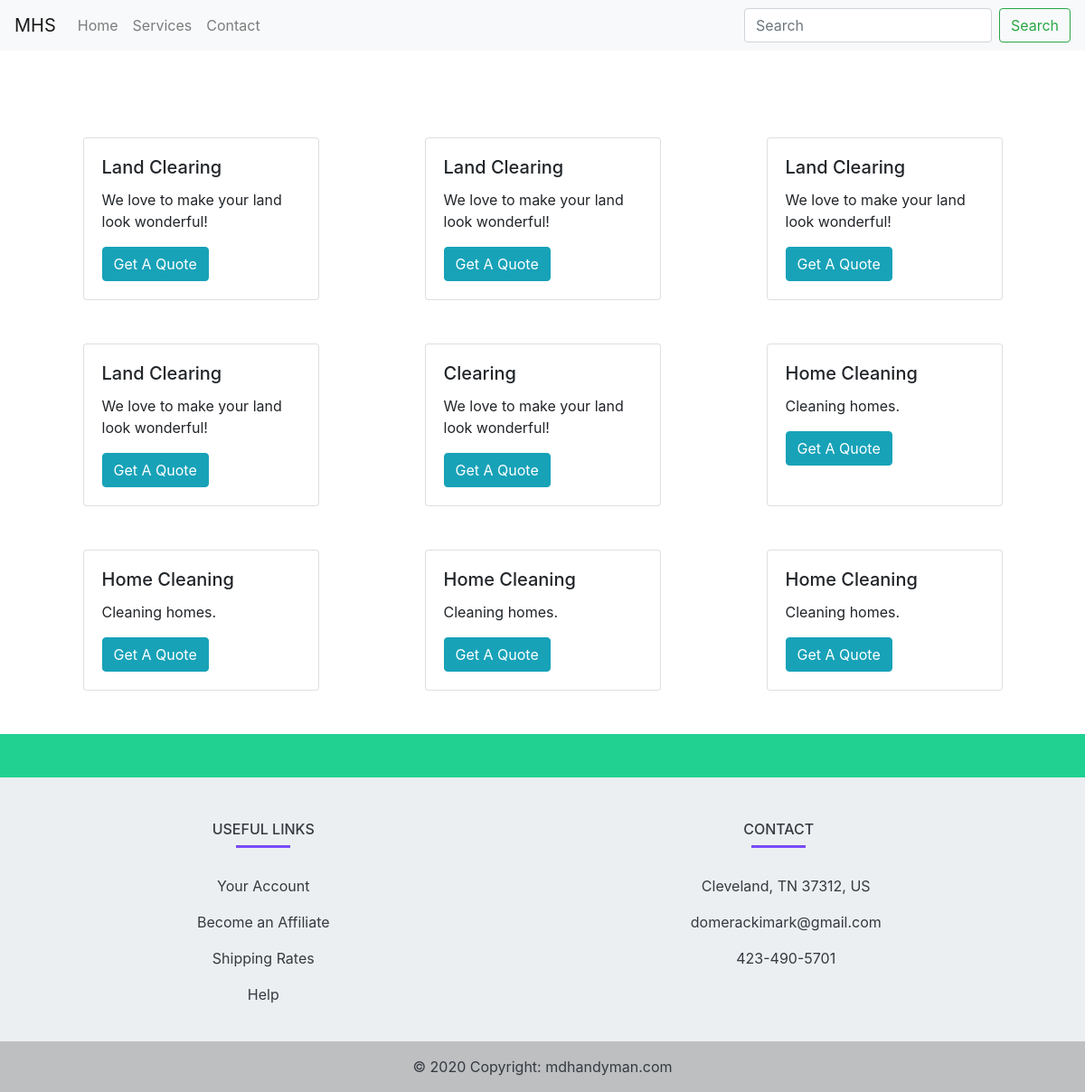
The page /services/service/ on the database its author committed.
### services/models.py (models this page shows)
class Services(models.Model):
    service_name = models.CharField(max_length=100)
    service_details = models.TextField()

### services/views.py (the view)
# urls.py: path('', index, name='contact'),
def index(request):
    services = Services.objects.all()
    return render(request, 'services/index.html', {'services': services})

### templates/services/index.html
{% extends 'base.html' %}
{% block content %}
<div class="row p-5">
{% for service in services %}
 <div class="col-lg-4 col-md-12 d-flex justify-content-around mt-5">
   <div class="card w-75">
      <div class="card-body">
        <h5 class="card-title">{{ service.service_name }}</h5>
        <p class="card-text">{{ service.service_details }}</p>
        <a href="{% url 'contact:contact' %}" class="btn btn-info">Get A Quote</a>
      </div>
   </div>
 </div>
{% endfor %}
 </div>
{%  endblock %}

### templates/base.html (shortened to what this page needs)
<!doctype html>
<html lang="en">
<head>
    <link rel="stylesheet" href="https://cdn.jsdelivr.net/npm/bootstrap@4.3.1/dist/css/bootstrap.min.css">
</head>
<body>
<nav class="navbar navbar-expand-lg navbar-light bg-light">
  <a class="navbar-brand" href="{% url 'home:home' %}">MHS</a>
  <div class="collapse navbar-collapse" id="navbarSupportedContent">
    <ul class="navbar-nav mr-auto">
      <li class="nav-item">
        <a class="nav-link" href="{% url 'home:home' %}">Home</a>
      </li>
      <li class="nav-item">
        <a class="nav-link" href="{% url 'service:services' %}">Services</a>
      </li>
      <li class="nav-item">
        <a class="nav-link" href="{% url 'contact:contact' %}" >Contact</a>
      </li>
    </ul>
    <form class="form-inline my-2 my-lg-0">
      <input class="form-control mr-sm-2" type="search" placeholder="Search" aria-label="Search">
      <button class="btn btn-outline-success my-2 my-sm-0" type="submit">Search</button>
    </form>
  </div>
</nav>
{% block content %}
{% endblock %}
  <footer class="sticky-bottom text-center text-lg-start text-dark" style="background-color: #ECEFF1">
    <section class="d-flex justify-content-between p-4 text-white" style="background-color: #21D192">
    </section>
    <section class="">
      <div class="container text-center text-md-start mt-5">
        <div class="row mt-3">
          <div class="col-md-3 col-lg-2 col-xl-2 mx-auto mb-4">
            <h6 class="text-uppercase fw-bold">Useful links</h6>
            <hr
                class="mb-4 mt-0 d-inline-block mx-auto"
                style="width: 60px; background-color: #7c4dff; height: 2px"
                />
            <p>
              <a href="#!" class="text-dark">Your Account</a>
            </p>
            <p>
              <a href="#!" class="text-dark">Become an Affiliate</a>
            </p>
            <p>
              <a href="#!" class="text-dark">Shipping Rates</a>
            </p>
            <p>
              <a href="#!" class="text-dark">Help</a>
            </p>
          </div>
          <div class="col-md-4 col-lg-3 col-xl-3 mx-auto mb-md-0 mb-4">
            <h6 class="text-uppercase fw-bold">Contact</h6>
            <hr
                class="mb-4 mt-0 d-inline-block mx-auto"
                style="width: 60px; background-color: #7c4dff; height: 2px"
                />
            <p> Cleveland, TN 37312, US</p>
            <p> domerackimark@gmail.com</p>
            <p>423-490-5701</p>
          </div>
        </div>
      </div>
    </section>
    <div class="text-center p-3" style="background-color: rgba(0, 0, 0, 0.2)">
      © 2020 Copyright:
      <a class="text-dark" href="https://mdbootstrap.com/"
         >mdhandyman.com</a
        >
    </div>
  </footer>
</body>
</html>

### rows shown on the page
Services: service_name "Land Clearing", service_details "We love to make your land look wonderful!"
Services: service_name "Land Clearing", service_details "We love to make your land look wonderful!"
Services: service_name "Land Clearing", service_details "We love to make your land look wonderful!"
Services: service_name "Land Clearing", service_details "We love to make your land look wonderful!"
Services: service_name "Clearing", service_details "We love to make your land look wonderful!"
Services: service_name "Home Cleaning", service_details "Cleaning homes."
Services: service_name "Home Cleaning", service_details "Cleaning homes."
Services: service_name "Home Cleaning", service_details "Cleaning homes."
Services: service_name "Home Cleaning", service_details "Cleaning homes."
